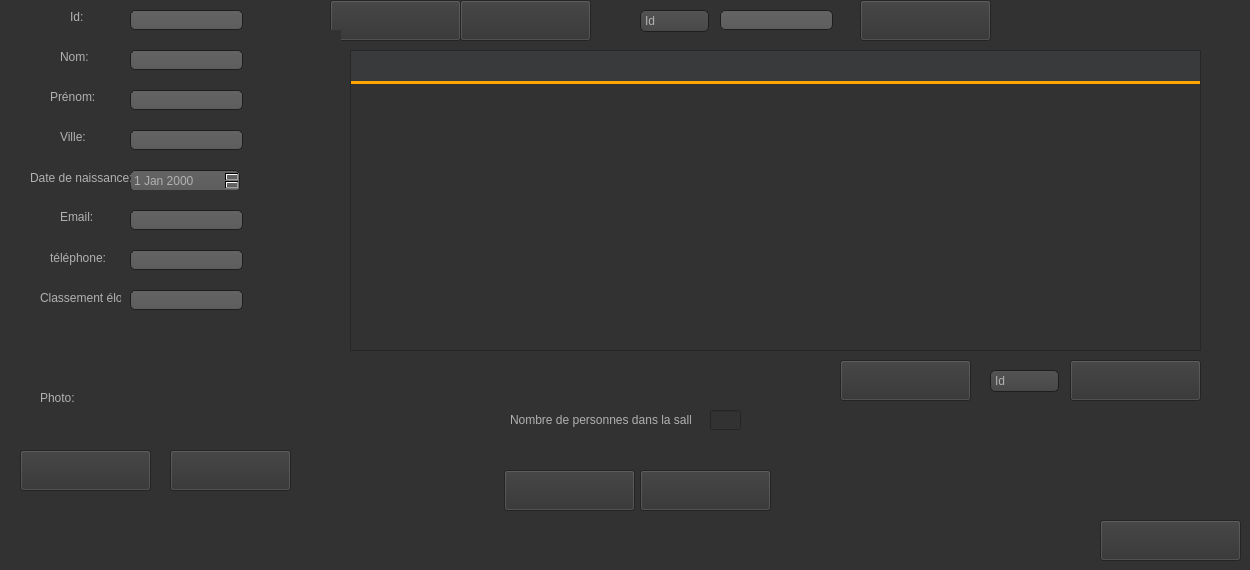
    <widget class="QWidget" name="tab_22">
     <property name="styleSheet">
      <string notr="true">QWidget
{
    color: #b1b1b1;
    background-color: #323232;
}

QWidget:item:hover
{
    background-color: QLinearGradient( x1: 0, y1: 0, x2: 0, y2: 1, stop: 0 #ffa02f, stop: 1 #ca0619);
    color: #000000;
}

QWidget:item:selected
{
    background-color: QLinearGradient( x1: 0, y1: 0, x2: 0, y2: 1, stop: 0 #ffa02f, stop: 1 #d7801a);
}</string>
     </property>
     <attribute name="title">
      <string>Joueurs</string>
     </attribute>
     <widget class="QTableView" name="tab_afficher_joueur">
      <property name="geometry">
       <rect>
        <x>350</x>
        <y>50</y>
        <width>851</width>
        <height>301</height>
       </rect>
      </property>
      <property name="acceptDrops">
       <bool>false</bool>
      </property>
      <property name="styleSheet">
       <string notr="true">QHeaderView{
        border: none;
        border-bottom: 3px solid rgb(255,165,0);
        background: rgb(57, 58, 60);
        min-height: 30px;
} 
 
QHeaderView::section:horizontal {
        border: none;
        color: white;
        background: transparent;
        padding-left: 5px;
}  

QHeaderView::section:vertical {
        border: none;
        color: white;
        background: transparent;
        padding-left: 5px;
}  


QHeaderView::section:horizontal:hover {
        background: rgb(0, 160, 230);
}
QHeaderView::section:horizontal:pressed {
        background: rgb(0, 180, 255);
}
QHeaderView::up-arrow {
        width: 13px;
        height: 11px;
        padding-right: 5px;
        image: url(:/Black/topArrow);
        subcontrol-position: center right;
}
QHeaderView::up-arrow:hover, QHeaderView::up-arrow:pressed {
        image: url(:/Black/topArrowHover);
}
QHeaderView::down-arrow {
        width: 13px;
        height: 11px;
        padding-right: 5px;
        image: url(:/Black/bottomArrow);
        subcontrol-position: center right;
}


QScrollBar:horizontal {
     border: 1px solid #222222;
     background: QLinearGradient( x1: 0, y1: 0, x2: 0, y2: 1, stop: 0.0 #121212, stop: 0.2 #282828, stop: 1 #484848);
     height: 7px;
     margin: 0px 16px 0 16px;
}

QScrollBar::handle:horizontal
{
      background: QLinearGradient( x1: 0, y1: 0, x2: 1, y2: 0, stop: 0 #ffa02f, stop: 0.5 #d7801a, stop: 1 #ffa02f);
      min-height: 20px;
      border-radius: 2px;
}

QScrollBar::add-line:horizontal {
      border: 1px solid #1b1b19;
      border-radius: 2px;
      background: QLinearGradient( x1: 0, y1: 0, x2: 1, y2: 0, stop: 0 #ffa02f, stop: 1 #d7801a);
      width: 14px;
      subcontrol-position: right;
      subcontrol-origin: margin;
}

QScrollBar::sub-line:horizontal {
      border: 1px solid #1b1b19;
      border-radius: 2px;
      background: QLinearGradient( x1: 0, y1: 0, x2: 1, y2: 0, stop: 0 #ffa02f, stop: 1 #d7801a);
      width: 14px;
     subcontrol-position: left;
     subcontrol-origin: margin;
}

QScrollBar::right-arrow:horizontal, QScrollBar::left-arrow:horizontal
{
      border: 1px solid black;
      width: 1px;
      height: 1px;
      background: white;
}

QScrollBar::add-page:horizontal, QScrollBar::sub-page:horizontal
{
      background: none;
}

QScrollBar:vertical
{
      background: QLinearGradient( x1: 0, y1: 0, x2: 1, y2: 0, stop: 0.0 #121212, stop: 0.2 #282828, stop: 1 #484848);
      width: 7px;
      margin: 16px 0 16px 0;
      border: 1px solid #222222;
}

QScrollBar::handle:vertical
{
      background: QLinearGradient( x1: 0, y1: 0, x2: 0, y2: 1, stop: 0 #ffa02f, stop: 0.5 #d7801a, stop: 1 #ffa02f);
      min-height: 20px;
      border-radius: 2px;
}

QScrollBar::add-line:vertical
{
      border: 1px solid #1b1b19;
      border-radius: 2px;
      background: QLinearGradient( x1: 0, y1: 0, x2: 0, y2: 1, stop: 0 #ffa02f, stop: 1 #d7801a);
      height: 14px;
      subcontrol-position: bottom;
      subcontrol-origin: margin;
}

QScrollBar::sub-line:vertical
{
      border: 1px solid #1b1b19;
      border-radius: 2px;
      background: QLinearGradient( x1: 0, y1: 0, x2: 0, y2: 1, stop: 0 #d7801a, stop: 1 #ffa02f);
      height: 14px;
      subcontrol-position: top;
      subcontrol-origin: margin;
}

QScrollBar::up-arrow:vertical, QScrollBar::down-arrow:vertical
{
      border: 1px solid black;
      width: 1px;
      height: 1px;
      background: white;
}


QScrollBar::add-page:vertical, QScrollBar::sub-page:vertical
{
      background: none;
}</string>
      </property>
     </widget>
     <widget class="QLineEdit" name="nom_j">
      <property name="geometry">
       <rect>
        <x>130</x>
        <y>50</y>
        <width>113</width>
        <height>20</height>
       </rect>
      </property>
      <property name="styleSheet">
       <string notr="true">QLineEdit
{
    background-color: QLinearGradient( x1: 0, y1: 0, x2: 0, y2: 1, stop: 0 #4d4d4d, stop: 0 #646464, stop: 1 #5d5d5d);
    padding: 1px;
    border-style: solid;
    border: 1px solid #1e1e1e;
    border-radius: 5;
}</string>
      </property>
     </widget>
     <widget class="QLineEdit" name="tel_j">
      <property name="geometry">
       <rect>
        <x>130</x>
        <y>250</y>
        <width>113</width>
        <height>20</height>
       </rect>
      </property>
      <property name="styleSheet">
       <string notr="true">QLineEdit
{
    background-color: QLinearGradient( x1: 0, y1: 0, x2: 0, y2: 1, stop: 0 #4d4d4d, stop: 0 #646464, stop: 1 #5d5d5d);
    padding: 1px;
    border-style: solid;
    border: 1px solid #1e1e1e;
    border-radius: 5;
}</string>
      </property>
     </widget>
     <widget class="QLabel" name="label_6">
      <property name="geometry">
       <rect>
        <x>60</x>
        <y>50</y>
        <width>47</width>
        <height>13</height>
       </rect>
      </property>
      <property name="text">
       <string>Nom:</string>
      </property>
     </widget>
     <widget class="QLabel" name="label_11">
      <property name="geometry">
       <rect>
        <x>60</x>
        <y>210</y>
        <width>47</width>
        <height>13</height>
       </rect>
      </property>
      <property name="text">
       <string>Email:</string>
      </property>
     </widget>
     <widget class="QLabel" name="label_8">
      <property name="geometry">
       <rect>
        <x>60</x>
        <y>130</y>
        <width>47</width>
        <height>13</height>
       </rect>
      </property>
      <property name="text">
       <string>Ville:</string>
      </property>
     </widget>
     <widget class="QDateEdit" name="dn_j">
      <property name="geometry">
       <rect>
        <x>130</x>
        <y>170</y>
        <width>110</width>
        <height>22</height>
       </rect>
      </property>
      <property name="styleSheet">
       <string notr="true">QDateEdit
{
    background-color: QLinearGradient( x1: 0, y1: 0, x2: 0, y2: 1, stop: 0 #4d4d4d, stop: 0 #646464, stop: 1 #5d5d5d);
    padding: 1px;
    border-style: solid;
    border: 1px solid #1e1e1e;
    border-radius: 5;
}</string>
      </property>
     </widget>
     <widget class="QLineEdit" name="classement_j">
      <property name="geometry">
       <rect>
        <x>130</x>
        <y>290</y>
        <width>113</width>
        <height>20</height>
       </rect>
      </property>
      <property name="styleSheet">
       <string notr="true">QLineEdit
{
    background-color: QLinearGradient( x1: 0, y1: 0, x2: 0, y2: 1, stop: 0 #4d4d4d, stop: 0 #646464, stop: 1 #5d5d5d);
    padding: 1px;
    border-style: solid;
    border: 1px solid #1e1e1e;
    border-radius: 5;
}</string>
      </property>
     </widget>
     <widget class="QLineEdit" name="ville_j">
      <property name="geometry">
       <rect>
        <x>130</x>
        <y>130</y>
        <width>113</width>
        <height>20</height>
       </rect>
      </property>
      <property name="styleSheet">
       <string notr="true">QLineEdit
{
    background-color: QLinearGradient( x1: 0, y1: 0, x2: 0, y2: 1, stop: 0 #4d4d4d, stop: 0 #646464, stop: 1 #5d5d5d);
    padding: 1px;
    border-style: solid;
    border: 1px solid #1e1e1e;
    border-radius: 5;
}</string>
      </property>
     </widget>
     <widget class="QLineEdit" name="email_j">
      <property name="geometry">
       <rect>
        <x>130</x>
        <y>210</y>
        <width>113</width>
        <height>20</height>
       </rect>
      </property>
      <property name="styleSheet">
       <string notr="true">QLineEdit
{
    background-color: QLinearGradient( x1: 0, y1: 0, x2: 0, y2: 1, stop: 0 #4d4d4d, stop: 0 #646464, stop: 1 #5d5d5d);
    padding: 1px;
    border-style: solid;
    border: 1px solid #1e1e1e;
    border-radius: 5;
}</string>
      </property>
     </widget>
     <widget class="QLabel" name="label_10">
      <property name="geometry">
       <rect>
        <x>50</x>
        <y>250</y>
        <width>61</width>
        <height>16</height>
       </rect>
      </property>
      <property name="text">
       <string>téléphone:</string>
      </property>
     </widget>
     <widget class="QLabel" name="label_5">
      <property name="geometry">
       <rect>
        <x>70</x>
        <y>10</y>
        <width>47</width>
        <height>13</height>
       </rect>
      </property>
      <property name="text">
       <string>Id:</string>
      </property>
     </widget>
     <widget class="QLineEdit" name="prenom_j">
      <property name="geometry">
       <rect>
        <x>130</x>
        <y>90</y>
        <width>113</width>
        <height>20</height>
       </rect>
      </property>
      <property name="styleSheet">
       <string notr="true">QLineEdit
{
    background-color: QLinearGradient( x1: 0, y1: 0, x2: 0, y2: 1, stop: 0 #4d4d4d, stop: 0 #646464, stop: 1 #5d5d5d);
    padding: 1px;
    border-style: solid;
    border: 1px solid #1e1e1e;
    border-radius: 5;
}</string>
      </property>
     </widget>
     <widget class="QLineEdit" name="id_j">
      <property name="geometry">
       <rect>
        <x>130</x>
        <y>10</y>
        <width>113</width>
        <height>20</height>
       </rect>
      </property>
      <property name="styleSheet">
       <string notr="true">QLineEdit
{
    background-color: QLinearGradient( x1: 0, y1: 0, x2: 0, y2: 1, stop: 0 #4d4d4d, stop: 0 #646464, stop: 1 #5d5d5d);
    padding: 1px;
    border-style: solid;
    border: 1px solid #1e1e1e;
    border-radius: 5;
}
</string>
      </property>
     </widget>
     <widget class="QLabel" name="label_7">
      <property name="geometry">
       <rect>
        <x>50</x>
        <y>90</y>
        <width>47</width>
        <height>13</height>
       </rect>
      </property>
      <property name="text">
       <string>Prénom:</string>
      </property>
     </widget>
     <widget class="QLabel" name="label_12">
      <property name="geometry">
       <rect>
        <x>40</x>
        <y>290</y>
        <width>81</width>
        <height>16</height>
       </rect>
      </property>
      <property name="text">
       <string>Classement élo:</string>
      </property>
     </widget>
     <widget class="QLabel" name="label_9">
      <property name="geometry">
       <rect>
        <x>30</x>
        <y>170</y>
        <width>101</width>
        <height>16</height>
       </rect>
      </property>
      <property name="text">
       <string>Date de naissance:</string>
      </property>
     </widget>
     <widget class="QPushButton" name="chercher_joueur">
      <property name="geometry">
       <rect>
        <x>860</x>
        <y>0</y>
        <width>131</width>
        <height>41</height>
       </rect>
      </property>
      <property name="styleSheet">
       <string notr="true">border-image: url(:/images/Images/pb_chercher.png);</string>
      </property>
      <property name="text">
       <string/>
      </property>
     </widget>
     <widget class="QComboBox" name="chercher_j">
      <property name="geometry">
       <rect>
        <x>640</x>
        <y>10</y>
        <width>69</width>
        <height>22</height>
       </rect>
      </property>
      <property name="styleSheet">
       <string notr="true">QComboBox
{
    selection-background-color: #ffaa00;
    background-color: QLinearGradient( x1: 0, y1: 0, x2: 0, y2: 1, stop: 0 #565656, stop: 0.1 #525252, stop: 0.5 #4e4e4e, stop: 0.9 #4a4a4a, stop: 1 #464646);
    border-style: solid;
    border: 1px solid #1e1e1e;
    border-radius: 5;
}

QComboBox:hover,QPushButton:hover
{
    border: 2px solid QLinearGradient( x1: 0, y1: 0, x2: 0, y2: 1, stop: 0 #ffa02f, stop: 1 #d7801a);
}


QComboBox:on
{
    padding-top: 3px;
    padding-left: 4px;
    background-color: QLinearGradient( x1: 0, y1: 0, x2: 0, y2: 1, stop: 0 #2d2d2d, stop: 0.1 #2b2b2b, stop: 0.5 #292929, stop: 0.9 #282828, stop: 1 #252525);
    selection-background-color: #ffaa00;
}

QComboBox QAbstractItemView
{
    border: 2px solid darkgray;
    selection-background-color: QLinearGradient( x1: 0, y1: 0, x2: 0, y2: 1, stop: 0 #ffa02f, stop: 1 #d7801a);
}

QComboBox::drop-down
{
     subcontrol-origin: padding;
     subcontrol-position: top right;
     width: 15px;

     border-left-width: 0px;
     border-left-color: darkgray;
     border-left-style: solid; /* just a single line */
     border-top-right-radius: 3px; /* same radius as the QComboBox */
     border-bottom-right-radius: 3px;
 }

QComboBox::down-arrow
{
     image: url(:/down_arrow.png);
}</string>
      </property>
      <item>
       <property name="text">
        <string>Id</string>
       </property>
      </item>
      <item>
       <property name="text">
        <string>Prénom</string>
       </property>
      </item>
      <item>
       <property name="text">
        <string>Ville</string>
       </property>
      </item>
     </widget>
     <widget class="QLineEdit" name="le_chercher_joueur">
      <property name="geometry">
       <rect>
        <x>720</x>
        <y>10</y>
        <width>113</width>
        <height>20</height>
       </rect>
      </property>
      <property name="styleSheet">
       <string notr="true">QLineEdit
{
    background-color: QLinearGradient( x1: 0, y1: 0, x2: 0, y2: 1, stop: 0 #4d4d4d, stop: 0 #646464, stop: 1 #5d5d5d);
    padding: 1px;
    border-style: solid;
    border: 1px solid #1e1e1e;
    border-radius: 5;
}</string>
      </property>
     </widget>
     <widget class="QPushButton" name="trier_joueur">
      <property name="geometry">
       <rect>
        <x>1070</x>
        <y>360</y>
        <width>131</width>
        <height>41</height>
       </rect>
      </property>
      <property name="styleSheet">
       <string notr="true">border-image: url(:/images/Images/pb_trier.png);</string>
      </property>
      <property name="text">
       <string/>
      </property>
     </widget>
     <widget class="QComboBox" name="trier_j">
      <property name="geometry">
       <rect>
        <x>990</x>
        <y>370</y>
        <width>69</width>
        <height>22</height>
       </rect>
      </property>
      <property name="styleSheet">
       <string notr="true">QComboBox
{
    selection-background-color: #ffaa00;
    background-color: QLinearGradient( x1: 0, y1: 0, x2: 0, y2: 1, stop: 0 #565656, stop: 0.1 #525252, stop: 0.5 #4e4e4e, stop: 0.9 #4a4a4a, stop: 1 #464646);
    border-style: solid;
    border: 1px solid #1e1e1e;
    border-radius: 5;
}

QComboBox:hover,QPushButton:hover
{
    border: 2px solid QLinearGradient( x1: 0, y1: 0, x2: 0, y2: 1, stop: 0 #ffa02f, stop: 1 #d7801a);
}


QComboBox:on
{
    padding-top: 3px;
    padding-left: 4px;
    background-color: QLinearGradient( x1: 0, y1: 0, x2: 0, y2: 1, stop: 0 #2d2d2d, stop: 0.1 #2b2b2b, stop: 0.5 #292929, stop: 0.9 #282828, stop: 1 #252525);
    selection-background-color: #ffaa00;
}

QComboBox QAbstractItemView
{
    border: 2px solid darkgray;
    selection-background-color: QLinearGradient( x1: 0, y1: 0, x2: 0, y2: 1, stop: 0 #ffa02f, stop: 1 #d7801a);
}

QComboBox::drop-down
{
     subcontrol-origin: padding;
     subcontrol-position: top right;
     width: 15px;

     border-left-width: 0px;
     border-left-color: darkgray;
     border-left-style: solid; /* just a single line */
     border-top-right-radius: 3px; /* same radius as the QComboBox */
     border-bottom-right-radius: 3px;
 }

QComboBox::down-arrow
{
     image: url(:/down_arrow.png);
}</string>
      </property>
      <item>
       <property name="text">
        <string>Id</string>
       </property>
      </item>
      <item>
       <property name="text">
        <string>Classement élo</string>
       </property>
      </item>
     </widget>
     <widget class="QPushButton" name="excel_joueur">
      <property name="geometry">
       <rect>
        <x>460</x>
        <y>0</y>
        <width>131</width>
        <height>41</height>
       </rect>
      </property>
      <property name="styleSheet">
       <string notr="true">border-image: url(:/images/Images/pb_excel.png);</string>
      </property>
      <property name="text">
       <string/>
      </property>
     </widget>
     <widget class="QPushButton" name="afficher_tout_joueurs">
      <property name="geometry">
       <rect>
        <x>330</x>
        <y>0</y>
        <width>131</width>
        <height>41</height>
       </rect>
      </property>
      <property name="styleSheet">
       <string notr="true">border-image: url(:/images/Images/pb_afficher.png);</string>
      </property>
      <property name="text">
       <string/>
      </property>
     </widget>
     <widget class="QPushButton" name="supprimer_joueur">
      <property name="geometry">
       <rect>
        <x>20</x>
        <y>450</y>
        <width>131</width>
        <height>41</height>
       </rect>
      </property>
      <property name="styleSheet">
       <string notr="true">border-image: url(:/images/Images/pb_supprimer.png);</string>
      </property>
      <property name="text">
       <string/>
      </property>
     </widget>
     <widget class="QPushButton" name="modifier_joueur">
      <property name="geometry">
       <rect>
        <x>20</x>
        <y>450</y>
        <width>131</width>
        <height>41</height>
       </rect>
      </property>
      <property name="styleSheet">
       <string notr="true">border-image: url(:/images/Images/pb_modifier.png);</string>
      </property>
      <property name="text">
       <string/>
      </property>
     </widget>
     <widget class="QPushButton" name="ajouter_joueur">
      <property name="geometry">
       <rect>
        <x>20</x>
        <y>450</y>
        <width>131</width>
        <height>41</height>
       </rect>
      </property>
      <property name="styleSheet">
       <string notr="true">border-image: url(:/images/Images/pb_ajouter.png);</string>
      </property>
      <property name="text">
       <string/>
      </property>
     </widget>
     <widget class="QPushButton" name="notes">
      <property name="geometry">
       <rect>
        <x>840</x>
        <y>360</y>
        <width>131</width>
        <height>41</height>
       </rect>
      </property>
      <property name="styleSheet">
       <string notr="true">border-image: url(:/images/Images/pb_notes.png);</string>
      </property>
      <property name="text">
       <string/>
      </property>
     </widget>
     <widget class="QLabel" name="photo_j">
      <property name="geometry">
       <rect>
        <x>120</x>
        <y>350</y>
        <width>121</width>
        <height>91</height>
       </rect>
      </property>
      <property name="text">
       <string/>
      </property>
     </widget>
     <widget class="QLabel" name="label_22">
      <property name="geometry">
       <rect>
        <x>40</x>
        <y>390</y>
        <width>81</width>
        <height>16</height>
       </rect>
      </property>
      <property name="text">
       <string>Photo:</string>
      </property>
     </widget>
     <widget class="QPushButton" name="ajouter_photo_j">
      <property name="geometry">
       <rect>
        <x>170</x>
        <y>450</y>
        <width>121</width>
        <height>41</height>
       </rect>
      </property>
      <property name="styleSheet">
       <string notr="true">border-image: url(:/images/Images/pb_importer.png);</string>
      </property>
      <property name="text">
       <string/>
      </property>
     </widget>
     <widget class="QPushButton" name="prendre_photo">
      <property name="geometry">
       <rect>
        <x>20</x>
        <y>450</y>
        <width>131</width>
        <height>41</height>
       </rect>
      </property>
      <property name="styleSheet">
       <string notr="true">border-image: url(:/images/Images/pb_camera.png);</string>
      </property>
      <property name="text">
       <string/>
      </property>
     </widget>
     <widget class="QLabel" name="wrongphone_j">
      <property name="geometry">
       <rect>
        <x>0</x>
        <y>270</y>
        <width>341</width>
        <height>20</height>
       </rect>
      </property>
      <property name="font">
       <font>
        <family>Myanmar Text</family>
        <pointsize>8</pointsize>
        <weight>75</weight>
        <italic>false</italic>
        <bold>true</bold>
        <underline>true</underline>
       </font>
      </property>
      <property name="text">
       <string/>
      </property>
     </widget>
     <widget class="QLabel" name="wrongid_j">
      <property name="geometry">
       <rect>
        <x>0</x>
        <y>30</y>
        <width>341</width>
        <height>16</height>
       </rect>
      </property>
      <property name="font">
       <font>
        <family>Myanmar Text</family>
        <pointsize>8</pointsize>
        <weight>75</weight>
        <italic>false</italic>
        <bold>true</bold>
        <underline>true</underline>
       </font>
      </property>
      <property name="text">
       <string/>
      </property>
     </widget>
     <widget class="QLabel" name="wrongnom_j">
      <property name="geometry">
       <rect>
        <x>0</x>
        <y>70</y>
        <width>341</width>
        <height>16</height>
       </rect>
      </property>
      <property name="font">
       <font>
        <family>Myanmar Text</family>
        <pointsize>8</pointsize>
        <weight>75</weight>
        <italic>false</italic>
        <bold>true</bold>
        <underline>true</underline>
       </font>
      </property>
      <property name="text">
       <string/>
      </property>
     </widget>
     <widget class="QLabel" name="wrongprenom_j">
      <property name="geometry">
       <rect>
        <x>0</x>
        <y>110</y>
        <width>341</width>
        <height>16</height>
       </rect>
      </property>
      <property name="font">
       <font>
        <family>Myanmar Text</family>
        <pointsize>8</pointsize>
        <weight>75</weight>
        <italic>false</italic>
        <bold>true</bold>
        <underline>true</underline>
       </font>
      </property>
      <property name="text">
       <string/>
      </property>
     </widget>
     <widget class="QLabel" name="wrongville_j">
      <property name="geometry">
       <rect>
        <x>0</x>
        <y>150</y>
        <width>341</width>
        <height>16</height>
       </rect>
      </property>
      <property name="font">
       <font>
        <family>Myanmar Text</family>
        <pointsize>8</pointsize>
        <weight>75</weight>
        <italic>false</italic>
        <bold>true</bold>
        <underline>true</underline>
       </font>
      </property>
      <property name="text">
       <string/>
      </property>
     </widget>
     <widget class="QLabel" name="wrongdate_j">
      <property name="geometry">
       <rect>
        <x>0</x>
        <y>190</y>
        <width>341</width>
        <height>16</height>
       </rect>
      </property>
      <property name="font">
       <font>
        <family>Myanmar Text</family>
        <pointsize>8</pointsize>
        <weight>75</weight>
        <italic>false</italic>
        <bold>true</bold>
        <underline>true</underline>
       </font>
      </property>
      <property name="text">
       <string/>
      </property>
     </widget>
     <widget class="QLabel" name="wrongmail_j">
      <property name="geometry">
       <rect>
        <x>0</x>
        <y>230</y>
        <width>341</width>
        <height>16</height>
       </rect>
      </property>
      <property name="font">
       <font>
        <family>Myanmar Text</family>
        <pointsize>8</pointsize>
        <weight>75</weight>
        <italic>false</italic>
        <bold>true</bold>
        <underline>true</underline>
       </font>
      </property>
      <property name="text">
       <string/>
      </property>
     </widget>
     <widget class="QLabel" name="wrongclass_elo">
      <property name="geometry">
       <rect>
        <x>0</x>
        <y>310</y>
        <width>341</width>
        <height>16</height>
       </rect>
      </property>
      <property name="font">
       <font>
        <family>Myanmar Text</family>
        <pointsize>8</pointsize>
        <weight>75</weight>
        <italic>false</italic>
        <bold>true</bold>
        <underline>true</underline>
       </font>
      </property>
      <property name="text">
       <string/>
      </property>
     </widget>
     <widget class="QPushButton" name="refuser_acces">
      <property name="geometry">
       <rect>
        <x>640</x>
        <y>470</y>
        <width>131</width>
        <height>41</height>
       </rect>
      </property>
      <property name="styleSheet">
       <string notr="true">border-image: url(:/images/Images/pb_refuser.png);</string>
      </property>
      <property name="text">
       <string/>
      </property>
     </widget>
     <widget class="QLabel" name="label">
      <property name="geometry">
       <rect>
        <x>510</x>
        <y>410</y>
        <width>181</width>
        <height>20</height>
       </rect>
      </property>
      <property name="text">
       <string>Nombre de personnes dans la salle:</string>
      </property>
     </widget>
     <widget class="QLineEdit" name="nbr_perso">
      <property name="geometry">
       <rect>
        <x>710</x>
        <y>410</y>
        <width>31</width>
        <height>20</height>
       </rect>
      </property>
     </widget>
     <widget class="QPushButton" name="autoriser_acces">
      <property name="geometry">
       <rect>
        <x>504</x>
        <y>470</y>
        <width>131</width>
        <height>41</height>
       </rect>
      </property>
      <property name="styleSheet">
       <string notr="true">border-image: url(:/images/Images/pb_accepter.png);</string>
      </property>
      <property name="text">
       <string/>
      </property>
     </widget>
     <widget class="QPushButton" name="pushButton">
      <property name="geometry">
       <rect>
        <x>1100</x>
        <y>520</y>
        <width>141</width>
        <height>41</height>
       </rect>
      </property>
      <property name="styleSheet">
       <string notr="true">border-image: url(:/images/Images/pb_retour.png);</string>
      </property>
      <property name="text">
       <string/>
      </property>
     </widget>
     <zorder>tab_afficher_joueur</zorder>
     <zorder>nom_j</zorder>
     <zorder>tel_j</zorder>
     <zorder>label_6</zorder>
     <zorder>label_11</zorder>
     <zorder>label_8</zorder>
     <zorder>dn_j</zorder>
     <zorder>classement_j</zorder>
     <zorder>ville_j</zorder>
     <zorder>email_j</zorder>
     <zorder>label_10</zorder>
     <zorder>label_5</zorder>
     <zorder>prenom_j</zorder>
     <zorder>id_j</zorder>
     <zorder>label_7</zorder>
     <zorder>label_12</zorder>
     <zorder>label_9</zorder>
     <zorder>chercher_j</zorder>
     <zorder>le_chercher_joueur</zorder>
     <zorder>trier_j</zorder>
     <zorder>afficher_tout_joueurs</zorder>
     <zorder>excel_joueur</zorder>
     <zorder>trier_joueur</zorder>
     <zorder>chercher_joueur</zorder>
     <zorder>supprimer_joueur</zorder>
     <zorder>modifier_joueur</zorder>
     <zorder>ajouter_joueur</zorder>
     <zorder>notes</zorder>
     <zorder>photo_j</zorder>
     <zorder>label_22</zorder>
     <zorder>ajouter_photo_j</zorder>
     <zorder>prendre_photo</zorder>
     <zorder>wrongphone_j</zorder>
     <zorder>wrongid_j</zorder>
     <zorder>wrongnom_j</zorder>
     <zorder>wrongprenom_j</zorder>
     <zorder>wrongville_j</zorder>
     <zorder>wrongdate_j</zorder>
     <zorder>wrongmail_j</zorder>
     <zorder>wrongclass_elo</zorder>
     <zorder>refuser_acces</zorder>
     <zorder>label</zorder>
     <zorder>nbr_perso</zorder>
     <zorder>autoriser_acces</zorder>
     <zorder>pushButton</zorder>
    </widget>
